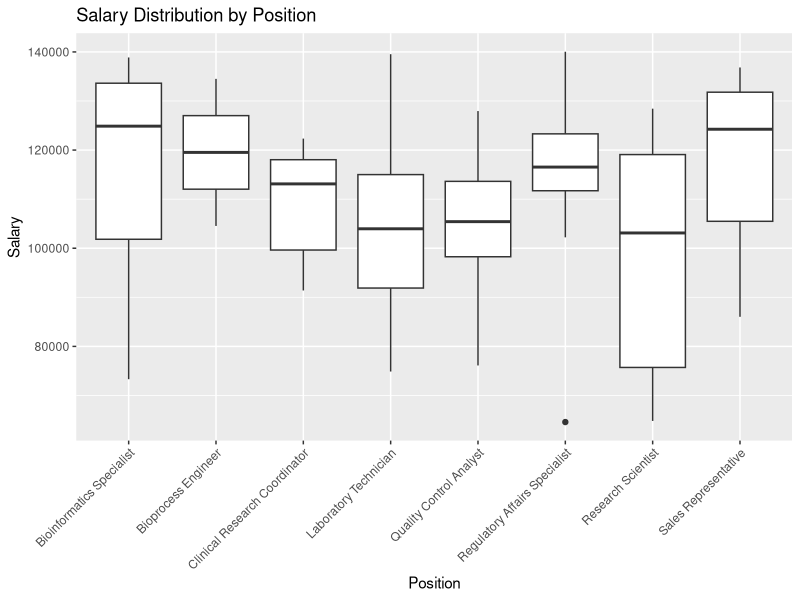
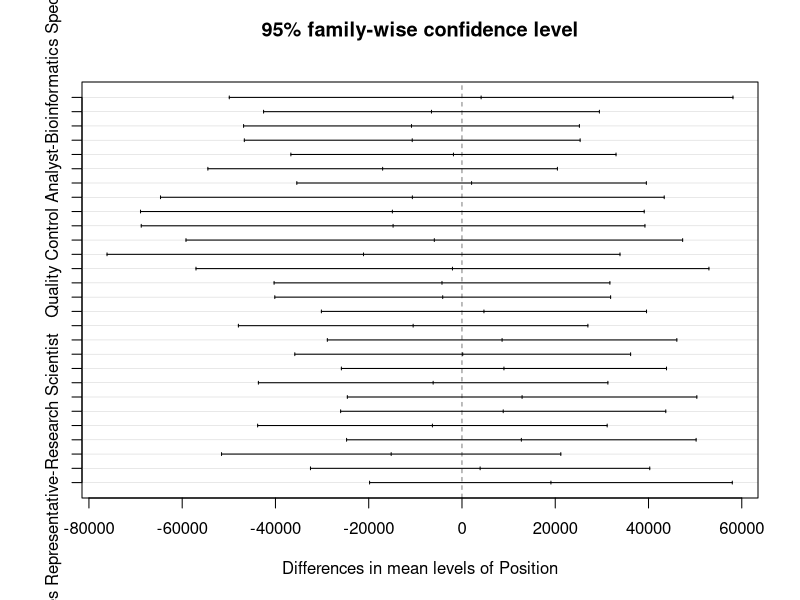

Reproduce these figures in R, in order.
library(tidyverse)


chat_df <- readxl::read_xlsx(here::here("week 10/ChatGPT_Practice_Dataset.xlsx")) 

chat_df <- separate(chat_df, "UniqueLabel,Name,Position,State,Salary,Years_Worked,Performance_Last_Year,Performance_2_Years_Ago", 
                    into = c("UniqueLabel", "Name", "Position", "State", "Salary","Years_Worked","Performance_Last_Year","Performance_2_Years_Ago"), 
                    sep = ",") %>% 
  mutate(across(5:8, as.numeric))

# WHos performance and compensation are not comensorrate 

evaluate <- chat_df %>% 
  mutate(average_performance = (Performance_2_Years_Ago + Performance_Last_Year)/2)


ggplot(chat_df, aes(x = Position, y = Salary)) +
  geom_boxplot() +
  theme(axis.text.x = element_text(angle = 45, hjust = 1)) +
  labs(title = "Salary Distribution by Position", x = "Position", y = "Salary")

anova_result <- aov(Salary ~ Position, data = chat_df)

# Print ANOVA summary
summary(anova_result)

# If the p-value is less than a chosen significance level (e.g., 0.05), we reject the null hypothesis
# and conclude that there are significant differences in salaries among positions.

# Print p-value
p_value <- summary(anova_result)[[1]]$`Pr(>F)`[1]
if (p_value < 0.05) {
  print("There are significant differences in salaries among positions.")
} else {
  print("There is no significant difference in salaries among positions.")
}

# Perform Tukey's HSD test
tukey_result <- TukeyHSD(anova_result)

# Print Tukey's HSD results
print(tukey_result)

# Plot Tukey's HSD results
plot(tukey_result)
